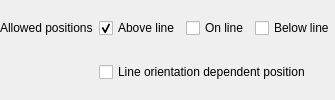
                       <widget class="QFrame" name="mPlacementLineFrame">
                        <property name="minimumSize">
                         <size>
                          <width>0</width>
                          <height>0</height>
                         </size>
                        </property>
                        <property name="toolTip">
                         <string>Allowed label placement for lines. At least one position must be selected.</string>
                        </property>
                        <property name="frameShape">
                         <enum>QFrame::NoFrame</enum>
                        </property>
                        <property name="frameShadow">
                         <enum>QFrame::Raised</enum>
                        </property>
                        <layout class="QGridLayout" name="gridLayout_10">
                         <property name="leftMargin">
                          <number>0</number>
                         </property>
                         <property name="topMargin">
                          <number>0</number>
                         </property>
                         <property name="rightMargin">
                          <number>0</number>
                         </property>
                         <property name="bottomMargin">
                          <number>0</number>
                         </property>
                         <item row="0" column="0">
                          <widget class="QLabel" name="label_13">
                           <property name="sizePolicy">
                            <sizepolicy hsizetype="Maximum" vsizetype="Preferred">
                             <horstretch>0</horstretch>
                             <verstretch>0</verstretch>
                            </sizepolicy>
                           </property>
                           <property name="text">
                            <string>Allowed positions</string>
                           </property>
                          </widget>
                         </item>
                         <item row="0" column="1">
                          <layout class="QHBoxLayout" name="horizontalLayout">
                           <item>
                            <widget class="QCheckBox" name="chkLineAbove">
                             <property name="sizePolicy">
                              <sizepolicy hsizetype="Maximum" vsizetype="Fixed">
                               <horstretch>0</horstretch>
                               <verstretch>0</verstretch>
                              </sizepolicy>
                             </property>
                             <property name="text">
                              <string>Above line</string>
                             </property>
                             <property name="checked">
                              <bool>true</bool>
                             </property>
                            </widget>
                           </item>
                           <item>
                            <widget class="QCheckBox" name="chkLineOn">
                             <property name="sizePolicy">
                              <sizepolicy hsizetype="Maximum" vsizetype="Fixed">
                               <horstretch>0</horstretch>
                               <verstretch>0</verstretch>
                              </sizepolicy>
                             </property>
                             <property name="text">
                              <string>On line</string>
                             </property>
                            </widget>
                           </item>
                           <item>
                            <widget class="QCheckBox" name="chkLineBelow">
                             <property name="text">
                              <string>Below line</string>
                             </property>
                            </widget>
                           </item>
                          </layout>
                         </item>
                         <item row="1" column="1">
                          <widget class="QCheckBox" name="chkLineOrientationDependent">
                           <property name="text">
                            <string>Line orientation dependent position</string>
                           </property>
                          </widget>
                         </item>
                        </layout>
                       </widget>
